Frame 1 (no input): blank canvas, image omitted
Frame 60 (no input): blank canvas, image omitted
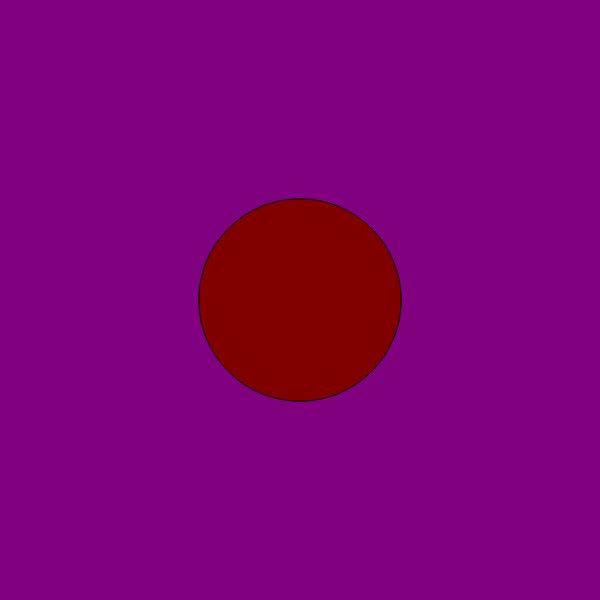
Frame 120 (the mouse pressed at the canvas centre since frame 60)

The p5.js sketch whose frames 1 and 60 were blank and that drew this single picture after the mouse press (run headless with seeded random() and noise() and a simulated clock; from frame 60 on, the mouse is pressed at the canvas centre):

// p5.js sketch
// ── sketch.js
var r = 0;
var b = 255;

var c = 40;
var j = 100;
var k = 150;

let rechts = 400;
let links = 5;

let oben = 0;
let unten = 255;

function setup() {
  createCanvas(600, 600);
}

function draw() {
  //background  
  r = map (mouseX, 0, 600, 0, 255);
  b = map (mouseX, 0, 600, 255, 0);
  background(r, 0, b);

  //ellipse
  let d = map(mouseX, 0, width, links, rechts);
  j = map(mouseY, 0, height, 0, unten);
  c = map(mouseY, 0, height, oben, 0);

  ellipse(mouseX, mouseY, d, d);
  fill(j, 0, c);
}
